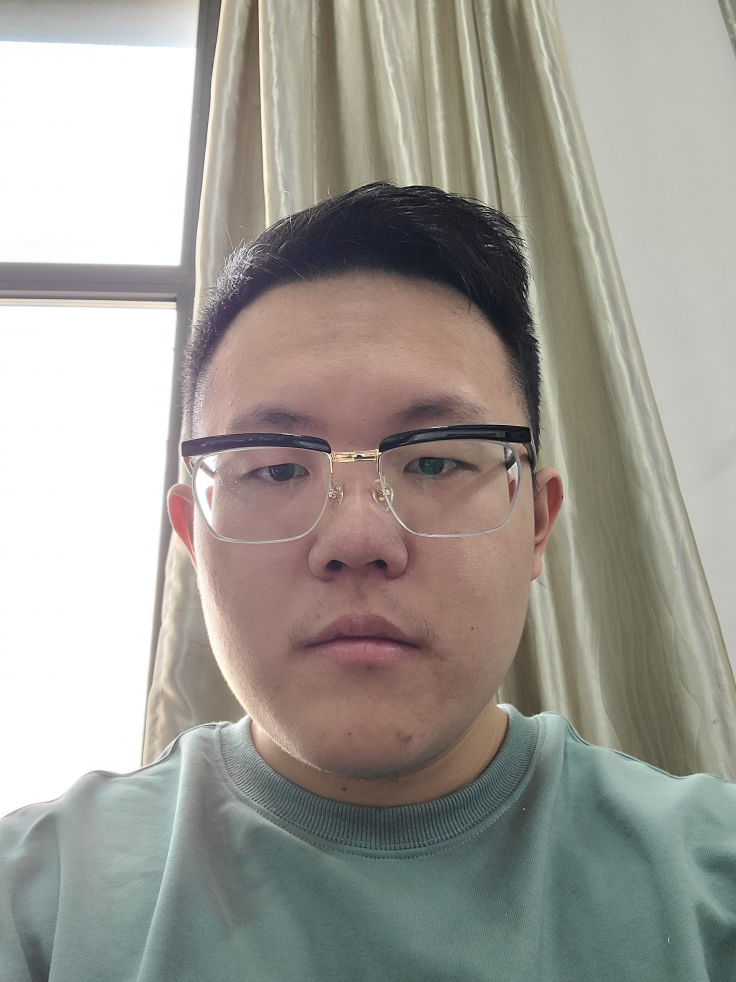
#> input picture img/people1.jpg, 2208 x 2944 px (shown at 1/3 size)
$ python '19.索贝尔（sobel）算子.py'   (older library calls are emulated)
#> lines starting #> are read from the running program, lines starting #| are printed output that depends on the picture
import cv2
import numpy as np

#  算子主要用作边缘检测
img = cv2.resize(cv2.imread("../img/people1.jpg"), (450, 600))
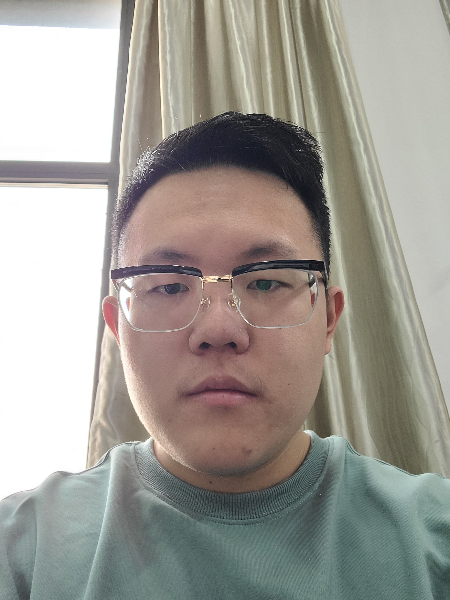
#> img: shape (600, 450, 3); mean B, G, R 149.4, 156.3, 159.4
# sobel算子要分别计算x,y的梯度
# 计算x轴方向的梯度
dx = cv2.Sobel(img, cv2.CV_64F, dx=1, dy=0, ksize=5)
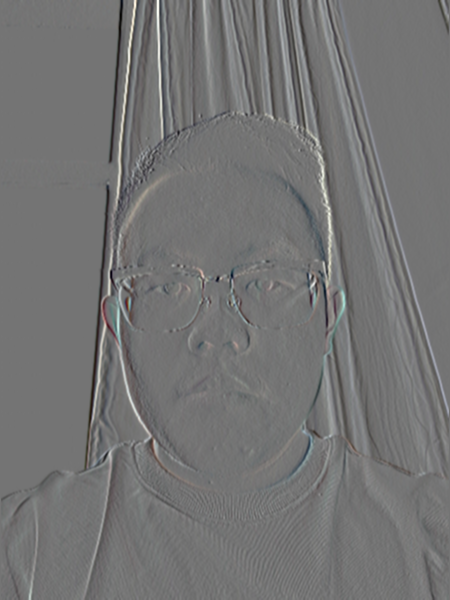
#> dx: shape (600, 450, 3) float64; mean B, G, R -18.3, -16.2, -17.4; drawn with min black and max white
dy = cv2.Sobel(img, cv2.CV_64F, dx=0, dy=1,ksize=5)
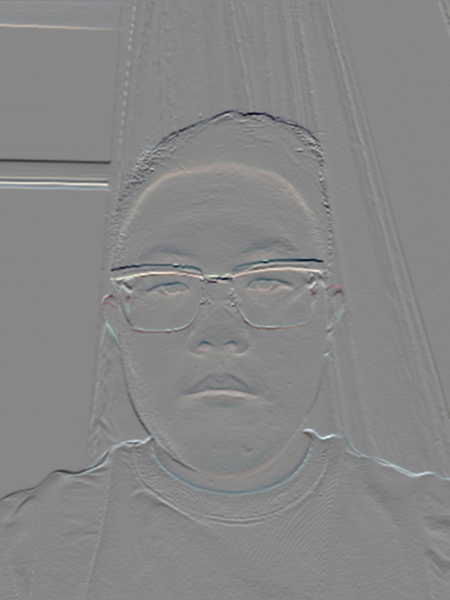
#> dy: shape (600, 450, 3) float64; mean B, G, R -7.3, -9.5, -14.7; drawn with min black and max white
dst = cv2.add(dx, dy)
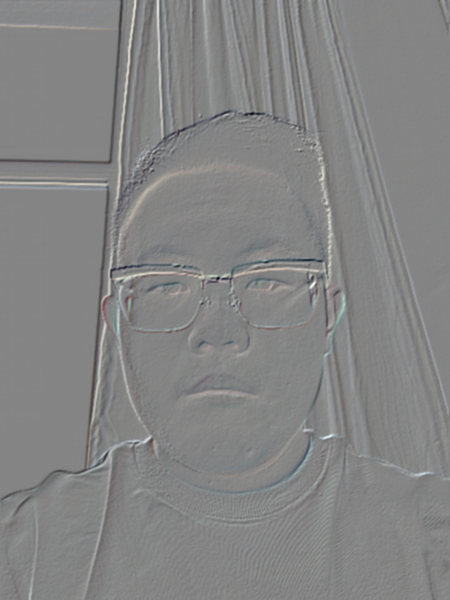
#> dst: shape (600, 450, 3) float64; mean B, G, R -25.7, -25.7, -32.1; drawn with min black and max white
# 计算y轴方向的梯度
cv2.imshow("img", dst)
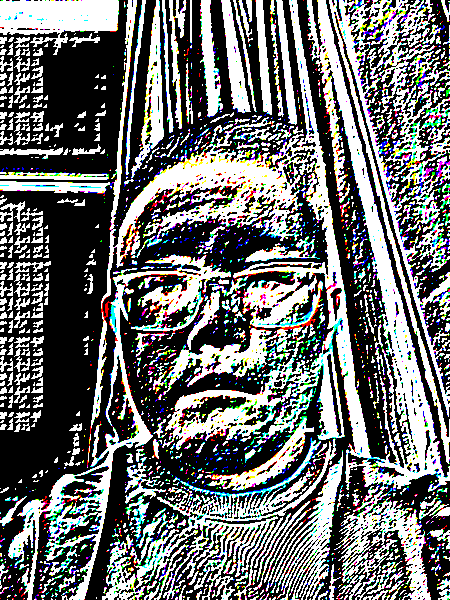
#> window 'img': shape (600, 450, 3); mean B, G, R 109.1, 109.7, 107.8
cv2.waitKey(0)
cv2.destroyAllWindows()

$ run again, with img/people2.jpg copied over img/people1.jpg
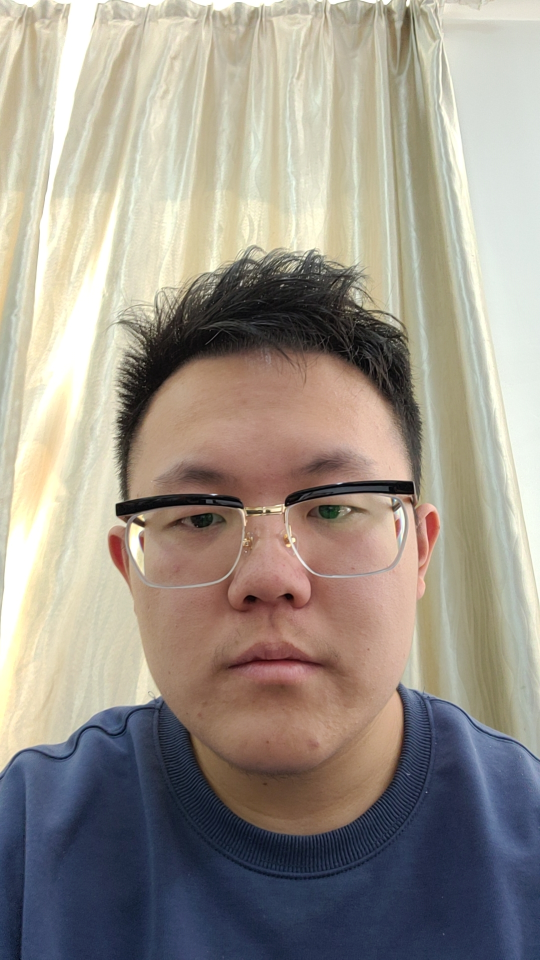
#> input picture img/people2.jpg, 1080 x 1920 px (shown at 1/2 size)
#> `dst = cv2.add(dx, dy)`:
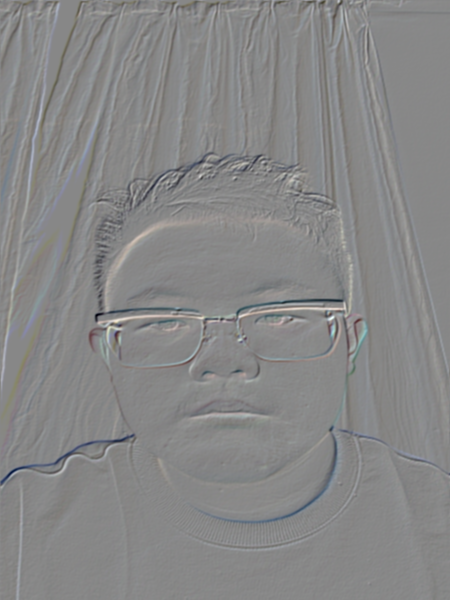
#> dst: shape (600, 450, 3) float64; mean B, G, R -19.6, -32.4, -37.8; drawn with min black and max white
#> `cv2.imshow("img", dst)`:
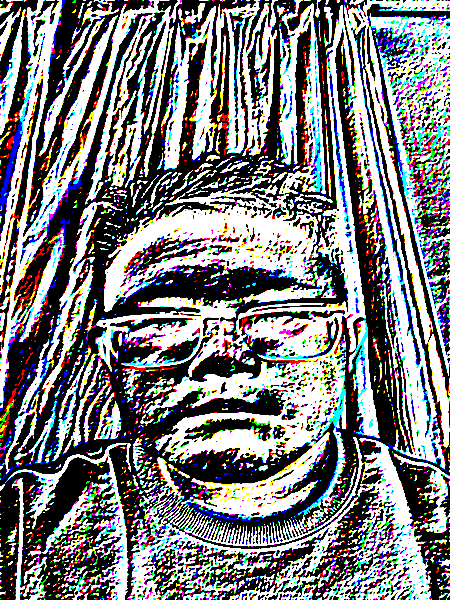
#> window 'img': shape (600, 450, 3); mean B, G, R 127.3, 124.4, 123.8

$ run again, with img/book.jpg copied over img/people1.jpg
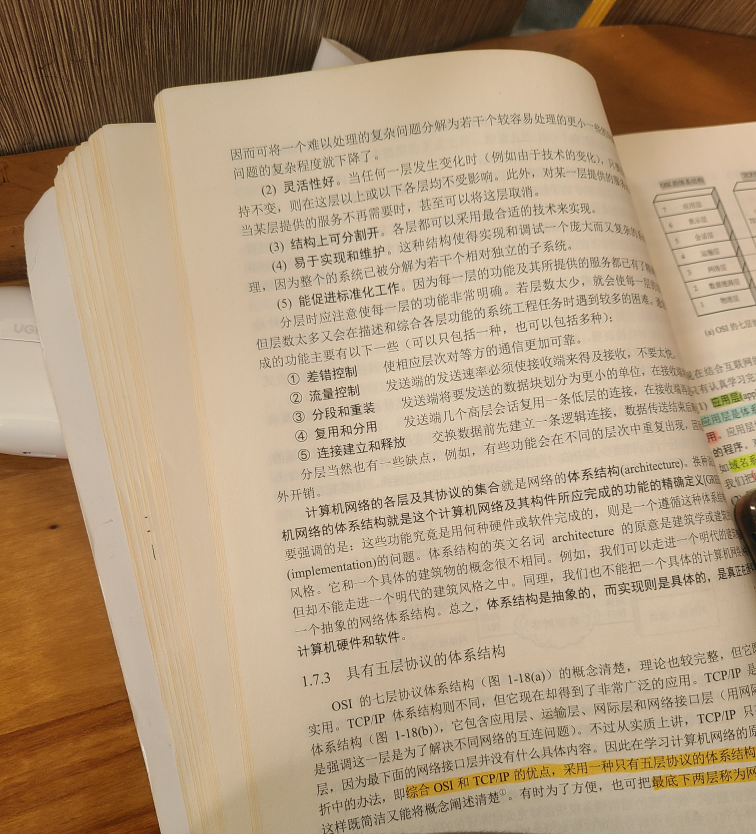
#> input picture img/book.jpg, 3024 x 3336 px (shown at 1/4 size)
#> `dst = cv2.add(dx, dy)`:
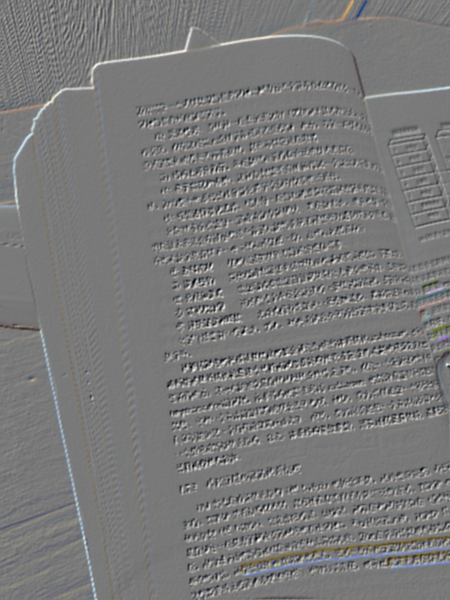
#> dst: shape (600, 450, 3) float64; mean B, G, R 29.9, 27.8, 21.9; drawn with min black and max white
#> `cv2.imshow("img", dst)`:
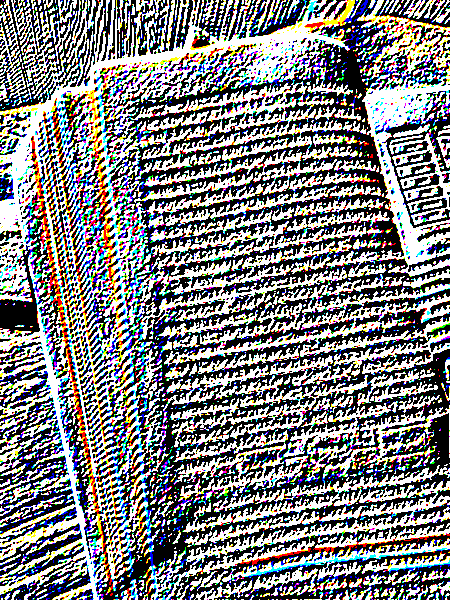
#> window 'img': shape (600, 450, 3); mean B, G, R 127.9, 126.7, 126.4
